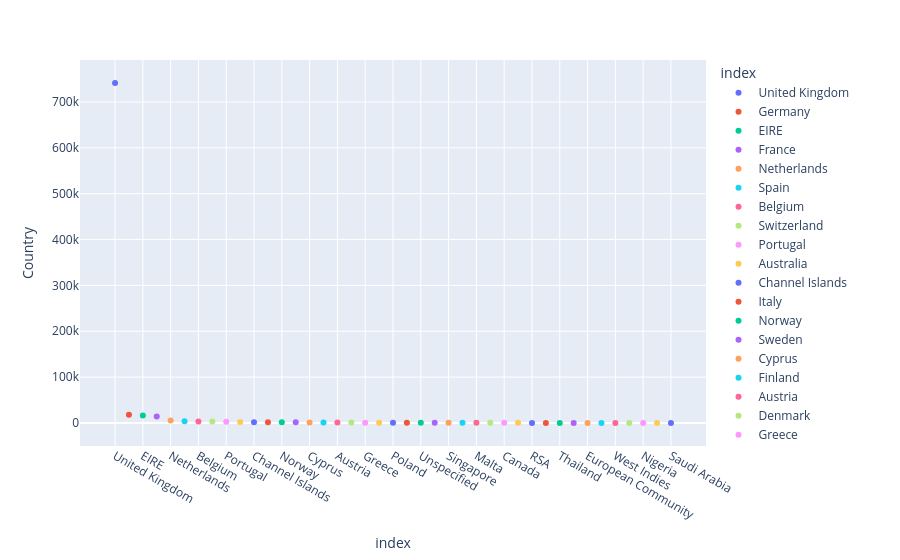

The notebook cell this image was saved under:
### Code cell
px.scatter(temp_df, y = "Country", color = names) #checking for the occurence of most countries in our data

### Figure 1 — Plotly figure (JSON) as saved in the notebook; plotly's stock layout.template omitted (floating-point values rounded to 4 significant figures)
{"data": [{"hovertemplate": "index=%{x}<br>Country=%{y}<extra></extra>", "legendgroup": "United Kingdom", "marker": {"color": "#636efa", "symbol": "circle"}, "mode": "markers", "name": "United Kingdom", "orientation": "v", "showlegend": true, "type": "scatter", "x": ["United Kingdom"], "xaxis": "x", "y": [741301], "yaxis": "y"}, {"hovertemplate": "index=%{x}<br>Country=%{y}<extra></extra>", "legendgroup": "Germany", "marker": {"color": "#EF553B", "symbol": "circle"}, "mode": "markers", "name": "Germany", "orientation": "v", "showlegend": true, "type": "scatter", "x": ["Germany"], "xaxis": "x", "y": [17624], "yaxis": "y"}, {"hovertemplate": "index=%{x}<br>Country=%{y}<extra></extra>", "legendgroup": "EIRE", "marker": {"color": "#00cc96", "symbol": "circle"}, "mode": "markers", "name": "EIRE", "orientation": "v", "showlegend": true, "type": "scatter", "x": ["EIRE"], "xaxis": "x", "y": [16195], "yaxis": "y"}, {"hovertemplate": "index=%{x}<br>Country=%{y}<extra></extra>", "legendgroup": "France", "marker": {"color": "#ab63fa", "symbol": "circle"}, "mode": "markers", "name": "France", "orientation": "v", "showlegend": true, "type": "scatter", "x": ["France"], "xaxis": "x", "y": [14202], "yaxis": "y"}, {"hovertemplate": "index=%{x}<br>Country=%{y}<extra></extra>", "legendgroup": "Netherlands", "marker": {"color": "#FFA15A", "symbol": "circle"}, "mode": "markers", "name": "Netherlands", "orientation": "v", "showlegend": true, "type": "scatter", "x": ["Netherlands"], "xaxis": "x", "y": [5140], "yaxis": "y"}, {"hovertemplate": "index=%{x}<br>Country=%{y}<extra></extra>", "legendgroup": "Spain", "marker": {"color": "#19d3f3", "symbol": "circle"}, "mode": "markers", "name": "Spain", "orientation": "v", "showlegend": true, "type": "scatter", "x": ["Spain"], "xaxis": "x", "y": [3811], "yaxis": "y"}, {"hovertemplate": "index=%{x}<br>Country=%{y}<extra></extra>", "legendgroup": "Belgium", "marker": {"color": "#FF6692", "symbol": "circle"}, "mode": "markers", "name": "Belgium", "orientation": "v", "showlegend": true, "type": "scatter", "x": ["Belgium"], "xaxis": "x", "y": [3123], "yaxis": "y"}, {"hovertemplate": "index=%{x}<br>Country=%{y}<extra></extra>", "legendgroup": "Switzerland", "marker": {"color": "#B6E880", "symbol": "circle"}, "mode": "markers", "name": "Switzerland", "orientation": "v", "showlegend": true, "type": "scatter", "x": ["Switzerland"], "xaxis": "x", "y": [3064], "yaxis": "y"}, {"hovertemplate": "index=%{x}<br>Country=%{y}<extra></extra>", "legendgroup": "Portugal", "marker": {"color": "#FF97FF", "symbol": "circle"}, "mode": "markers", "name": "Portugal", "orientation": "v", "showlegend": true, "type": "scatter", "x": ["Portugal"], "xaxis": "x", "y": [2504], "yaxis": "y"}, {"hovertemplate": "index=%{x}<br>Country=%{y}<extra></extra>", "legendgroup": "Australia", "marker": {"color": "#FECB52", "symbol": "circle"}, "mode": "markers", "name": "Australia", "orientation": "v", "showlegend": true, "type": "scatter", "x": ["Australia"], "xaxis": "x", "y": [1913], "yaxis": "y"}, {"hovertemplate": "index=%{x}<br>Country=%{y}<extra></extra>", "legendgroup": "Channel Islands", "marker": {"color": "#636efa", "symbol": "circle"}, "mode": "markers", "name": "Channel Islands", "orientation": "v", "showlegend": true, "type": "scatter", "x": ["Channel Islands"], "xaxis": "x", "y": [1664], "yaxis": "y"}, {"hovertemplate": "index=%{x}<br>Country=%{y}<extra></extra>", "legendgroup": "Italy", "marker": {"color": "#EF553B", "symbol": "circle"}, "mode": "markers", "name": "Italy", "orientation": "v", "showlegend": true, "type": "scatter", "x": ["Italy"], "xaxis": "x", "y": [1534], "yaxis": "y"}, {"hovertemplate": "index=%{x}<br>Country=%{y}<extra></extra>", "legendgroup": "Norway", "marker": {"color": "#00cc96", "symbol": "circle"}, "mode": "markers", "name": "Norway", "orientation": "v", "showlegend": true, "type": "scatter", "x": ["Norway"], "xaxis": "x", "y": [1455], "yaxis": "y"}, {"hovertemplate": "index=%{x}<br>Country=%{y}<extra></extra>", "legendgroup": "Sweden", "marker": {"color": "#ab63fa", "symbol": "circle"}, "mode": "markers", "name": "Sweden", "orientation": "v", "showlegend": true, "type": "scatter", "x": ["Sweden"], "xaxis": "x", "y": [1345], "yaxis": "y"}, {"hovertemplate": "index=%{x}<br>Country=%{y}<extra></extra>", "legendgroup": "Cyprus", "marker": {"color": "#FFA15A", "symbol": "circle"}, "mode": "markers", "name": "Cyprus", "orientation": "v", "showlegend": true, "type": "scatter", "x": ["Cyprus"], "xaxis": "x", "y": [1176], "yaxis": "y"}, {"hovertemplate": "index=%{x}<br>Country=%{y}<extra></extra>", "legendgroup": "Finland", "marker": {"color": "#19d3f3", "symbol": "circle"}, "mode": "markers", "name": "Finland", "orientation": "v", "showlegend": true, "type": "scatter", "x": ["Finland"], "xaxis": "x", "y": [1049], "yaxis": "y"}, {"hovertemplate": "index=%{x}<br>Country=%{y}<extra></extra>", "legendgroup": "Austria", "marker": {"color": "#FF6692", "symbol": "circle"}, "mode": "markers", "name": "Austria", "orientation": "v", "showlegend": true, "type": "scatter", "x": ["Austria"], "xaxis": "x", "y": [938], "yaxis": "y"}, {"hovertemplate": "index=%{x}<br>Country=%{y}<extra></extra>", "legendgroup": "Denmark", "marker": {"color": "#B6E880", "symbol": "circle"}, "mode": "markers", "name": "Denmark", "orientation": "v", "showlegend": true, "type": "scatter", "x": ["Denmark"], "xaxis": "x", "y": [817], "yaxis": "y"}, {"hovertemplate": "index=%{x}<br>Country=%{y}<extra></extra>", "legendgroup": "Greece", "marker": {"color": "#FF97FF", "symbol": "circle"}, "mode": "markers", "name": "Greece", "orientation": "v", "showlegend": true, "type": "scatter", "x": ["Greece"], "xaxis": "x", "y": [663], "yaxis": "y"}, {"hovertemplate": "index=%{x}<br>Country=%{y}<extra></extra>", "legendgroup": "Japan", "marker": {"color": "#FECB52", "symbol": "circle"}, "mode": "markers", "name": "Japan", "orientation": "v", "showlegend": true, "type": "scatter", "x": ["Japan"], "xaxis": "x", "y": [582], "yaxis": "y"}, {"hovertemplate": "index=%{x}<br>Country=%{y}<extra></extra>", "legendgroup": "Poland", "marker": {"color": "#636efa", "symbol": "circle"}, "mode": "markers", "name": "Poland", "orientation": "v", "showlegend": true, "type": "scatter", "x": ["Poland"], "xaxis": "x", "y": [535], "yaxis": "y"}, {"hovertemplate": "index=%{x}<br>Country=%{y}<extra></extra>", "legendgroup": "USA", "marker": {"color": "#EF553B", "symbol": "circle"}, "mode": "markers", "name": "USA", "orientation": "v", "showlegend": true, "type": "scatter", "x": ["USA"], "xaxis": "x", "y": [535], "yaxis": "y"}, {"hovertemplate": "index=%{x}<br>Country=%{y}<extra></extra>", "legendgroup": "Unspecified", "marker": {"color": "#00cc96", "symbol": "circle"}, "mode": "markers", "name": "Unspecified", "orientation": "v", "showlegend": true, "type": "scatter", "x": ["Unspecified"], "xaxis": "x", "y": [524], "yaxis": "y"}, {"hovertemplate": "index=%{x}<br>Country=%{y}<extra></extra>", "legendgroup": "United Arab Emirates", "marker": {"color": "#ab63fa", "symbol": "circle"}, "mode": "markers", "name": "United Arab Emirates", "orientation": "v", "showlegend": true, "type": "scatter", "x": ["United Arab Emirates"], "xaxis": "x", "y": [386], "yaxis": "y"}, {"hovertemplate": "index=%{x}<br>Country=%{y}<extra></extra>", "legendgroup": "Singapore", "marker": {"color": "#FFA15A", "symbol": "circle"}, "mode": "markers", "name": "Singapore", "orientation": "v", "showlegend": true, "type": "scatter", "x": ["Singapore"], "xaxis": "x", "y": [346], "yaxis": "y"}, {"hovertemplate": "index=%{x}<br>Country=%{y}<extra></extra>", "legendgroup": "Israel", "marker": {"color": "#19d3f3", "symbol": "circle"}, "mode": "markers", "name": "Israel", "orientation": "v", "showlegend": true, "type": "scatter", "x": ["Israel"], "xaxis": "x", "y": [324], "yaxis": "y"}, {"hovertemplate": "index=%{x}<br>Country=%{y}<extra></extra>", "legendgroup": "Malta", "marker": {"color": "#FF6692", "symbol": "circle"}, "mode": "markers", "name": "Malta", "orientation": "v", "showlegend": true, "type": "scatter", "x": ["Malta"], "xaxis": "x", "y": [299], "yaxis": "y"}, {"hovertemplate": "index=%{x}<br>Country=%{y}<extra></extra>", "legendgroup": "Iceland", "marker": {"color": "#B6E880", "symbol": "circle"}, "mode": "markers", "name": "Iceland", "orientation": "v", "showlegend": true, "type": "scatter", "x": ["Iceland"], "xaxis": "x", "y": [253], "yaxis": "y"}, {"hovertemplate": "index=%{x}<br>Country=%{y}<extra></extra>", "legendgroup": "Canada", "marker": {"color": "#FF97FF", "symbol": "circle"}, "mode": "markers", "name": "Canada", "orientation": "v", "showlegend": true, "type": "scatter", "x": ["Canada"], "xaxis": "x", "y": [228], "yaxis": "y"}, {"hovertemplate": "index=%{x}<br>Country=%{y}<extra></extra>", "legendgroup": "Lithuania", "marker": {"color": "#FECB52", "symbol": "circle"}, "mode": "markers", "name": "Lithuania", "orientation": "v", "showlegend": true, "type": "scatter", "x": ["Lithuania"], "xaxis": "x", "y": [189], "yaxis": "y"}, {"hovertemplate": "index=%{x}<br>Country=%{y}<extra></extra>", "legendgroup": "RSA", "marker": {"color": "#636efa", "symbol": "circle"}, "mode": "markers", "name": "RSA", "orientation": "v", "showlegend": true, "type": "scatter", "x": ["RSA"], "xaxis": "x", "y": [123], "yaxis": "y"}, {"hovertemplate": "index=%{x}<br>Country=%{y}<extra></extra>", "legendgroup": "Brazil", "marker": {"color": "#EF553B", "symbol": "circle"}, "mode": "markers", "name": "Brazil", "orientation": "v", "showlegend": true, "type": "scatter", "x": ["Brazil"], "xaxis": "x", "y": [94], "yaxis": "y"}, {"hovertemplate": "index=%{x}<br>Country=%{y}<extra></extra>", "legendgroup": "Thailand", "marker": {"color": "#00cc96", "symbol": "circle"}, "mode": "markers", "name": "Thailand", "orientation": "v", "showlegend": true, "type": "scatter", "x": ["Thailand"], "xaxis": "x", "y": [76], "yaxis": "y"}, {"hovertemplate": "index=%{x}<br>Country=%{y}<extra></extra>", "legendgroup": "Korea", "marker": {"color": "#ab63fa", "symbol": "circle"}, "mode": "markers", "name": "Korea", "orientation": "v", "showlegend": true, "type": "scatter", "x": ["Korea"], "xaxis": "x", "y": [63], "yaxis": "y"}, {"hovertemplate": "index=%{x}<br>Country=%{y}<extra></extra>", "legendgroup": "European Community", "marker": {"color": "#FFA15A", "symbol": "circle"}, "mode": "markers", "name": "European Community", "orientation": "v", "showlegend": true, "type": "scatter", "x": ["European Community"], "xaxis": "x", "y": [61], "yaxis": "y"}, {"hovertemplate": "index=%{x}<br>Country=%{y}<extra></extra>", "legendgroup": "Bahrain", "marker": {"color": "#19d3f3", "symbol": "circle"}, "mode": "markers", "name": "Bahrain", "orientation": "v", "showlegend": true, "type": "scatter", "x": ["Bahrain"], "xaxis": "x", "y": [59], "yaxis": "y"}, {"hovertemplate": "index=%{x}<br>Country=%{y}<extra></extra>", "legendgroup": "West Indies", "marker": {"color": "#FF6692", "symbol": "circle"}, "mode": "markers", "name": "West Indies", "orientation": "v", "showlegend": true, "type": "scatter", "x": ["West Indies"], "xaxis": "x", "y": [54], "yaxis": "y"}, {"hovertemplate": "index=%{x}<br>Country=%{y}<extra></extra>", "legendgroup": "Lebanon", "marker": {"color": "#B6E880", "symbol": "circle"}, "mode": "markers", "name": "Lebanon", "orientation": "v", "showlegend": true, "type": "scatter", "x": ["Lebanon"], "xaxis": "x", "y": [45], "yaxis": "y"}, {"hovertemplate": "index=%{x}<br>Country=%{y}<extra></extra>", "legendgroup": "Nigeria", "marker": {"color": "#FF97FF", "symbol": "circle"}, "mode": "markers", "name": "Nigeria", "orientation": "v", "showlegend": true, "type": "scatter", "x": ["Nigeria"], "xaxis": "x", "y": [30], "yaxis": "y"}, {"hovertemplate": "index=%{x}<br>Country=%{y}<extra></extra>", "legendgroup": "Czech Republic", "marker": {"color": "#FECB52", "symbol": "circle"}, "mode": "markers", "name": "Czech Republic", "orientation": "v", "showlegend": true, "type": "scatter", "x": ["Czech Republic"], "xaxis": "x", "y": [30], "yaxis": "y"}, {"hovertemplate": "index=%{x}<br>Country=%{y}<extra></extra>", "legendgroup": "Saudi Arabia", "marker": {"color": "#636efa", "symbol": "circle"}, "mode": "markers", "name": "Saudi Arabia", "orientation": "v", "showlegend": true, "type": "scatter", "x": ["Saudi Arabia"], "xaxis": "x", "y": [10], "yaxis": "y"}], "layout": {"legend": {"title": {"text": "index"}, "tracegroupgap": 0}, "margin": {"t": 60}, "xaxis": {"anchor": "y", "categoryarray": ["United Kingdom", "Germany", "EIRE", "France", "Netherlands", "Spain", "Belgium", "Switzerland", "Portugal", "Australia", "Channel Islands", "Italy", "Norway", "Sweden", "Cyprus", "Finland", "Austria", "Denmark", "Greece", "Japan", "Poland", "USA", "Unspecified", "United Arab Emirates", "Singapore", "Israel", "Malta", "Iceland", "Canada", "Lithuania", "RSA", "Brazil", "Thailand", "Korea", "European Community", "Bahrain", "West Indies", "Lebanon", "Nigeria", "Czech Republic", "Saudi Arabia"], "categoryorder": "array", "domain": [0, 1], "title": {"text": "index"}}, "yaxis": {"anchor": "x", "domain": [0, 1], "title": {"text": "Country"}}}}
